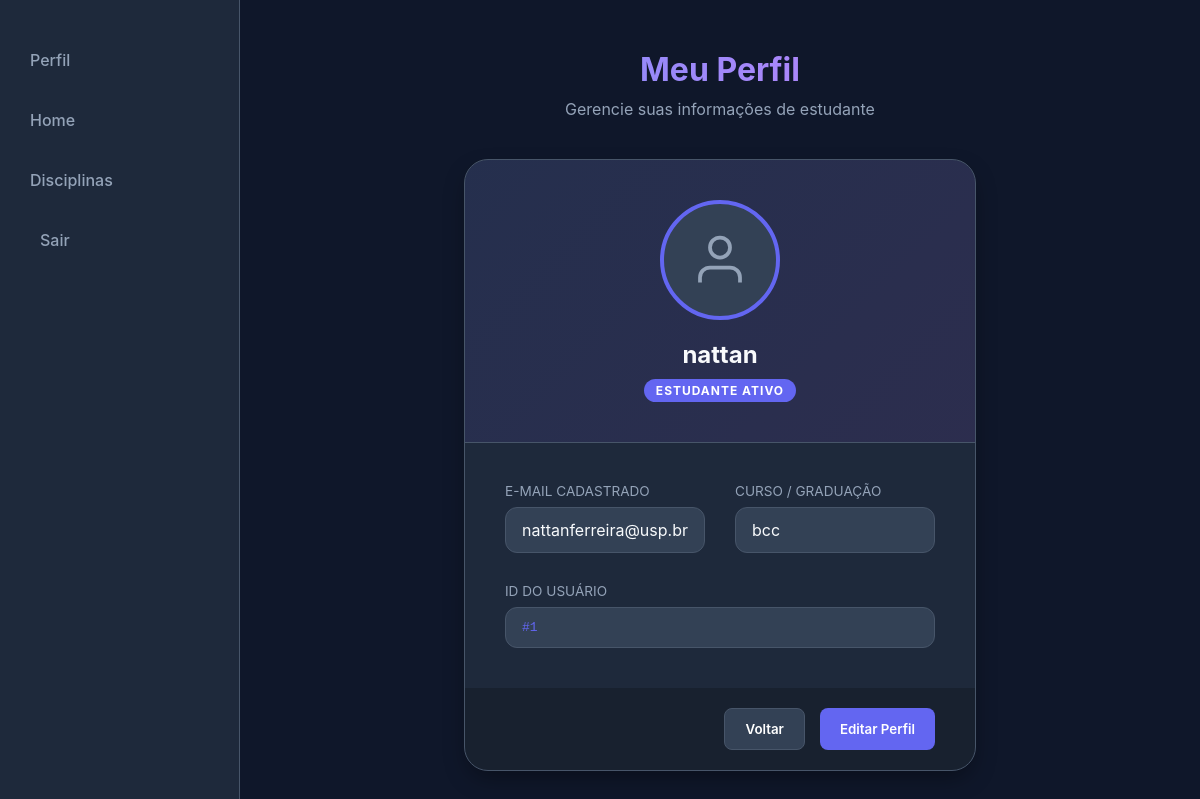
The page /mostrar_perfil (signed in) on the database its author committed.
### backend/database/database.py (models this page shows)
class Aluno(SQLModel,table=True):
    id: Optional[int] = Field(default=None, primary_key=True)
    nome:  str
    email: str = Field(unique=True)
    senha: str
    curso: str

### backend/main.py (the view)
@app.get("/mostrar_perfil")
async def mostrar_perfil(request:Request,conta_id: str = Cookie(None)):
    if not conta_id:
           raise HTTPException(
                status_code=401,detail="É necessário estar logado para essa requisição"
            )
    with Session(engine) as session:
       query = select(Aluno).where(Aluno.id == int(conta_id))
       aluno = session.exec(query).first()
       return templates.TemplateResponse(request=request,name="perfil.html",context={"aluno": aluno})

### templates/perfil.html (shortened to what this page needs)
{% extends "base.html" %}
{% block content %}
<div id="perfil-container" style="animation: fadeIn 0.4s ease; color: var(--text-main); max-width: 800px; margin: 0 auto; padding: 20px;">
    <div style="text-align: center; margin-bottom: 40px;">
        <h1 style="background: linear-gradient(to right, #818cf8, #c084fc); -webkit-background-clip: text; -webkit-text-fill-color: transparent; font-size: 2rem; margin-bottom: 10px;">
            Meu Perfil
        </h1>
        <p style="color: var(--text-muted);">Gerencie suas informações de estudante</p>
    </div>
    <div style="background: var(--bg-card); border-radius: 24px; border: 1px solid var(--input-border); box-shadow: var(--shadow); overflow: hidden; display: flex; flex-direction: column;">
        <div style="background: linear-gradient(135deg, rgba(99, 102, 241, 0.1) 0%, rgba(168, 85, 247, 0.1) 100%); padding: 40px; display: flex; flex-direction: column; align-items: center; border-bottom: 1px solid var(--input-border);">
            <div style="width: 120px; height: 120px; background: var(--input-bg); border-radius: 50%; border: 4px solid var(--primary); display: flex; align-items: center; justify-content: center; margin-bottom: 20px; overflow: hidden; position: relative;">
                <svg viewBox="0 0 24 24" fill="none" stroke="var(--text-muted)" stroke-width="1.5" style="width: 60px;">
                    <path d="M20 21v-2a4 4 0 0 0-4-4H8a4 4 0 0 0-4 4v2"></path>
                    <circle cx="12" cy="7" r="4"></circle>
                </svg>
                </div>
            <h2 style="font-size: 1.5rem; margin: 0;">{{ aluno.nome }}</h2>
            <span style="background: var(--primary); color: white; font-size: 0.75rem; padding: 4px 12px; border-radius: 20px; margin-top: 10px; text-transform: uppercase; letter-spacing: 1px; font-weight: bold;">
                Estudante Ativo
            </span>
        </div>
        <div style="padding: 40px; display: grid; grid-template-columns: 1fr 1fr; gap: 30px;">
            <div class="info-group">
                <label style="display: block; color: var(--text-muted); font-size: 0.85rem; margin-bottom: 8px; text-transform: uppercase;">E-mail Cadastrado</label>
                <div style="background: var(--input-bg); padding: 12px 16px; border-radius: 12px; border: 1px solid var(--input-border);">
                    {{ aluno.email }}
                </div>
            </div>
            <div class="info-group">
                <label style="display: block; color: var(--text-muted); font-size: 0.85rem; margin-bottom: 8px; text-transform: uppercase;">Curso / Graduação</label>
                <div style="background: var(--input-bg); padding: 12px 16px; border-radius: 12px; border: 1px solid var(--input-border);">
                    {{ aluno.curso }}
                </div>
            </div>
            <div class="info-group" style="grid-column: span 2;">
                <label style="display: block; color: var(--text-muted); font-size: 0.85rem; margin-bottom: 8px; text-transform: uppercase;">ID do Usuário</label>
                <div style="background: var(--input-bg); padding: 12px 16px; border-radius: 12px; border: 1px solid var(--input-border); font-family: monospace; color: var(--primary);">
                    #{{ aluno.id }}
                </div>
            </div>
        </div>
        <div style="padding: 20px 40px; background: rgba(0,0,0,0.2); display: flex; justify-content: flex-end; gap: 15px;">
            <button class="btn-home" style="background: var(--input-bg); border: 1px solid var(--input-border);" hx-get="/home" hx-target="body" hx-push-url="true">
                Voltar
            </button>
            <button class="btn-home" onclick="alert('Funcionalidade de edição em breve!')">
                Editar Perfil
            </button>
        </div>
    </div>
</div>
{% endblock %}

### static/home.css (style rules this page uses)
:root { --bg-body: #0f172a; --bg-card: #1e293b; --primary: #6366f1; --primary-hover: #818cf8; --text-main: #f8fafc; --text-muted: #94a3b8; --input-bg: #334155; --input-border: #475569; --shadow: 0 10px 25px -5px rgba(0, 0, 0, 0.4); }
* { margin: 0; padding: 0; box-sizing: border-box; font-family: 'Inter', system-ui, -apple-system, sans-serif; }
body { background-color: var(--bg-body); color: var(--text-main); height: 100vh; overflow: hidden; }
.btn-home, #btn-model { background-color: var(--primary); color: white; border: none; padding: 12px 20px; border-radius: 8px; font-weight: 600; cursor: pointer; transition: 0.2s; }

### rows shown on the page
Aluno: nome "nattan", email "nattanferreira@usp.br", curso "bcc", id "1"
